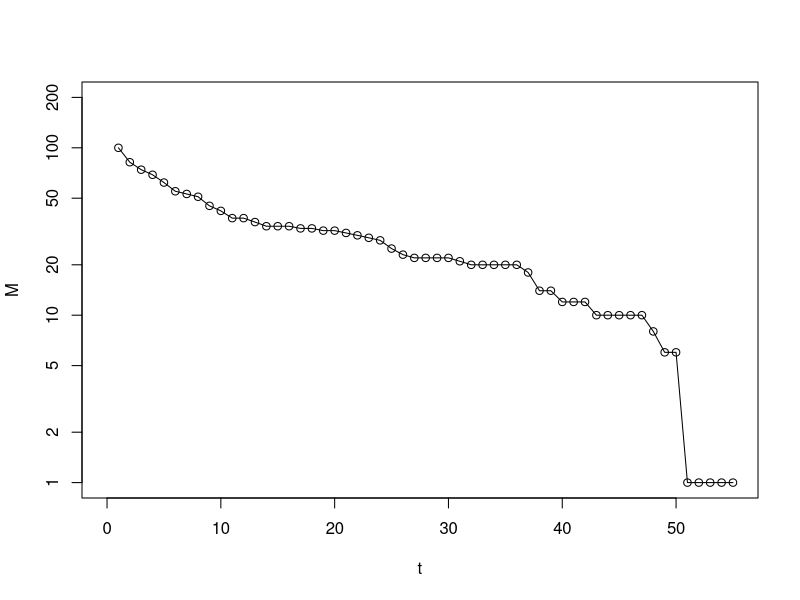
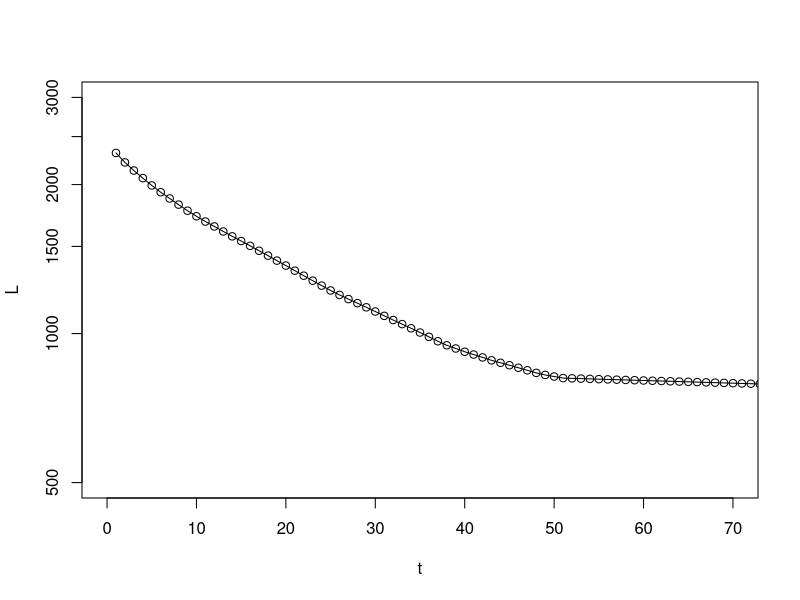
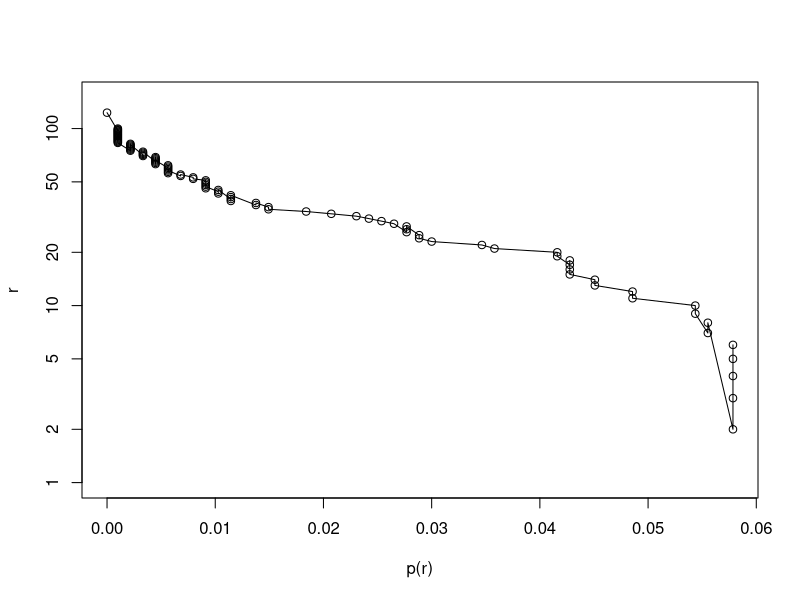

Write the R code that produced these figures, in order.
M <- c(
  100,82,74,69,62,55,53,51,45,42,38,38,36,34,34,34,33,33,
  32,32,31,30,29,28,25,23,22,22,22,22,21,20,20,20,20,20,
  18,14,14,12,12,12,10,10,10,10,10,8,6,6,1,1,1,1,1
  ) # from Justeson (1973)

M <- c(M, rep(1, 808)) # make L[1] = 2,317

codes <- c(1:(max(M)))

# Extract frequency of codes from M
code_fq <- rep(1, length(codes))

for (i in 2:length(M)) {
  code_fq <- c(
    code_fq[1:(length(code_fq) - M[i])], 
    code_fq[((length(code_fq) - M[i]) + 1):length(code_fq)] + 1
    )
}

# Feature scaling p(r)
alpha <- 0.001
code_fq_scaled <- (code_fq - min(code_fq)) / (max(code_fq) - min(code_fq)) + alpha

# Extract N from code frequencies

N <- c()

for(i in 1:length(M)) {
  N[i] <- length(code_fq[code_fq == i])
}

# Get t

t <- c(1:length(M))

# Calculate L

L <- c()

for (i in 1:length(M)) {
  L[i] <- sum(M[i:length(M)])
}

plot(t[1:55],
     M[1:55],
     type = "o",
     log = "y",
     xlim = c(0, 55),
     ylim = c(1, 200),
     xlab = "t",
     ylab = "M")

plot(t,
     L,
     type = "o",
     log = "y",
     xlim = c(0, 70),
     ylim = c(500,3000))

(L[1] ^ 2 / (L[1] - M[1])) - L[1]


# Frequency rank, from highest to lowest

# r <- rank(-code_fq_scaled, ties.method = "max")
# r <- rank(-code_fq_scaled, ties.method = "average")
r <- rank(-code_fq_scaled, ties.method = "random")
# r <- rank(-code_fq_scaled, ties.method = "min")

rank_freq <- data.frame(rank = r[1:99], frequency = code_fq_scaled[1:99])

rlm2 <- lm(code_fq_scaled[1:99] ~ poly(r[1:99], 2, raw = TRUE))
rlm3 <- lm(code_fq_scaled[1:99] ~ poly(r[1:99], 3, raw = TRUE))
rlm4 <- lm(code_fq_scaled[1:99] ~ poly(r[1:99], 4, raw = TRUE))


plot(c(0, code_fq_scaled[1:99]),
     c(123, r[1:99]),
     log = "y",
     # xlim = c(0,0.1),
     ylim = c(1,150),
     xlab = "p(r)",
     ylab = "r",
     type = "o")
